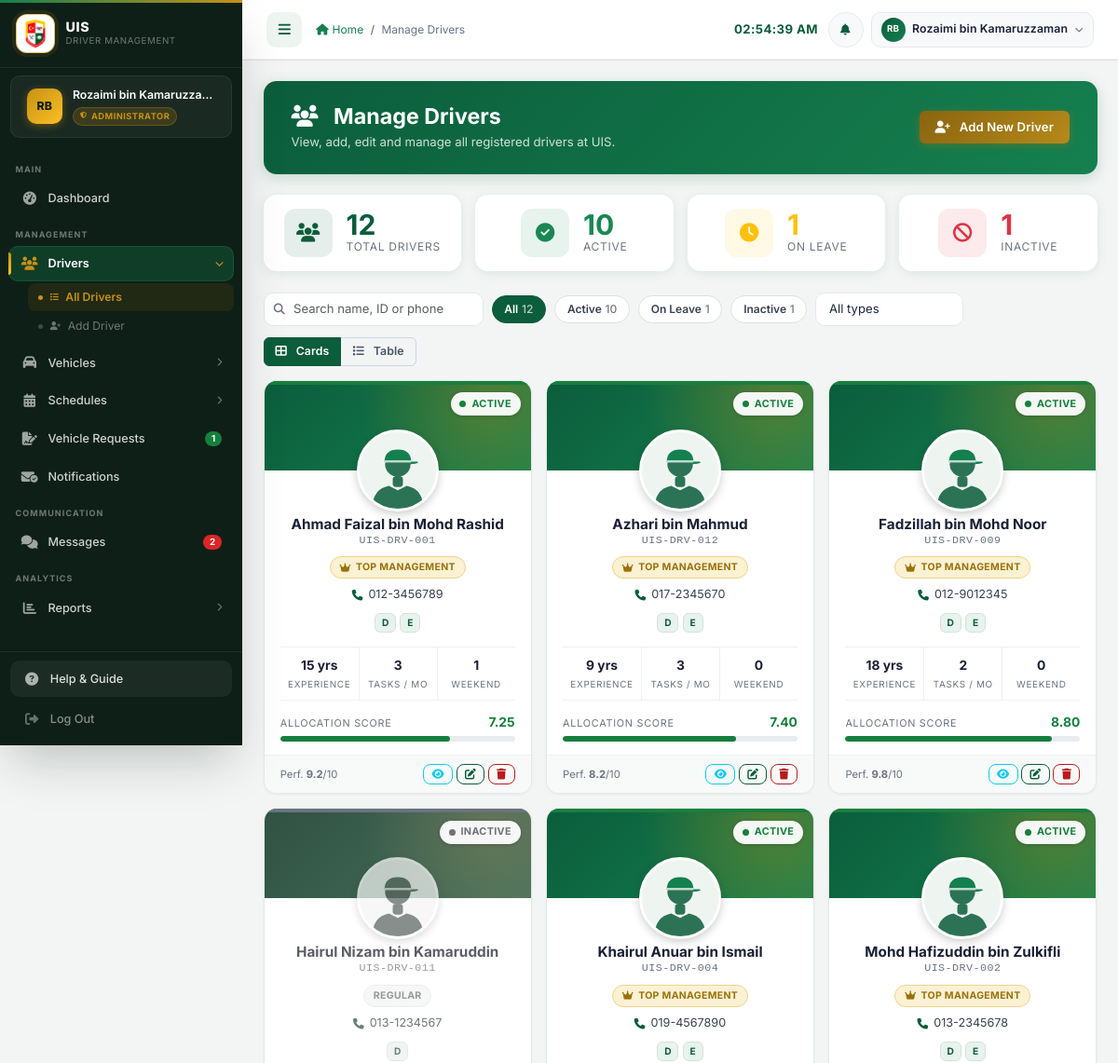
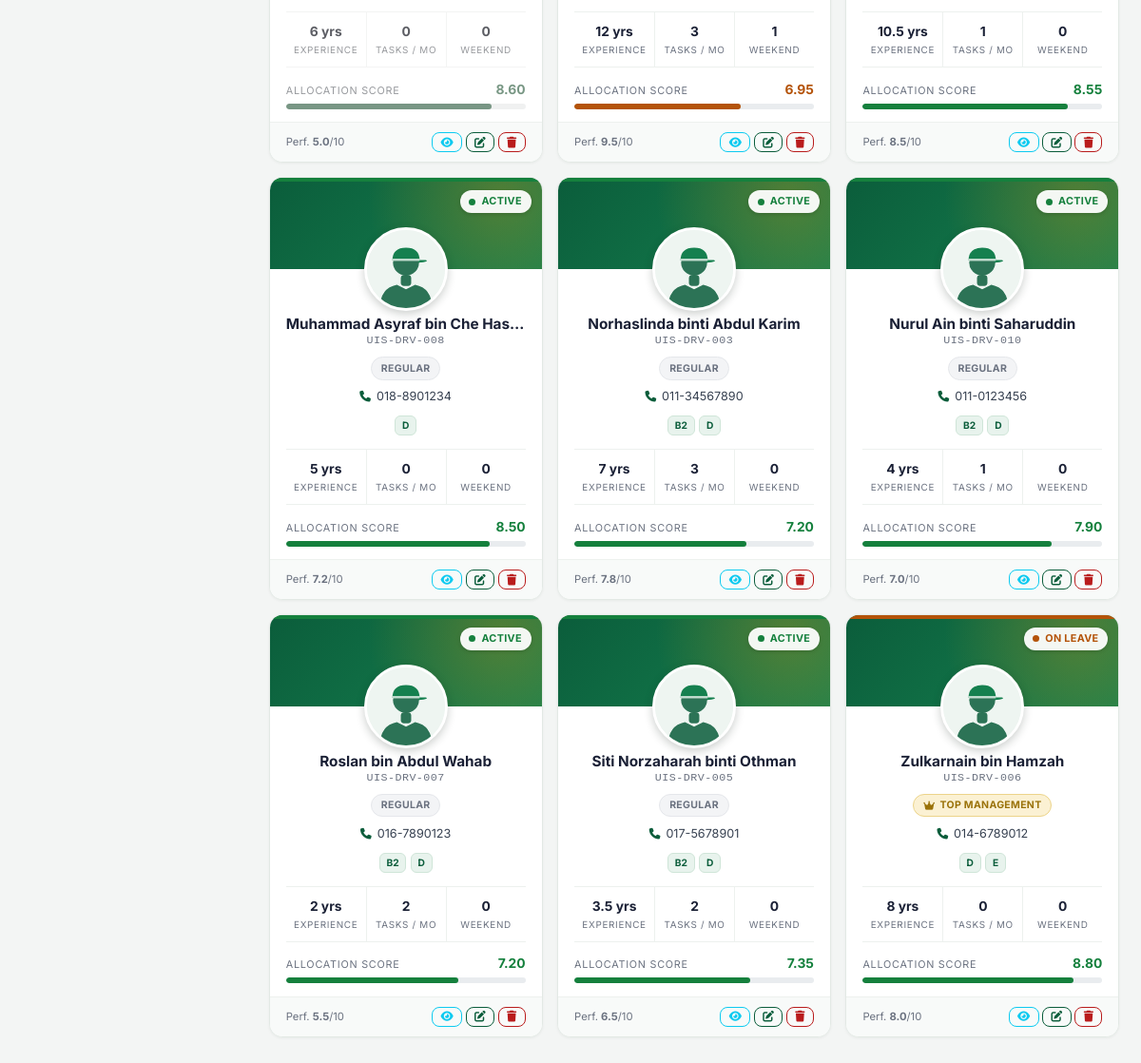
Screenshot of /admin/drivers.php (signed in) with the database file from the repository (2 pictures, top to bottom).
### tables this page shows
CREATE TABLE drivers (
    driver_id           INT             NOT NULL AUTO_INCREMENT,
    employee_id         VARCHAR(20)     NOT NULL,
    name                VARCHAR(100)    NOT NULL,
    phone               VARCHAR(20)     NULL DEFAULT NULL,
    email               VARCHAR(100)    NULL DEFAULT NULL,
    address             TEXT            NULL DEFAULT NULL,
    experience_years    DECIMAL(4,1)    NOT NULL DEFAULT 0,
    performance_score   DECIMAL(5,2)    NOT NULL DEFAULT 5.00  COMMENT '0-10 scale',
    certification_score DECIMAL(5,2)    NOT NULL DEFAULT 5.00  COMMENT '0-10 scale',
    license_number      VARCHAR(50)     NULL DEFAULT NULL,
    license_class       VARCHAR(10)     NULL DEFAULT NULL COMMENT 'comma list: B2,D,E',
    license_expiry      DATE            NULL DEFAULT NULL,
    status              ENUM('active','inactive','on_leave') NOT NULL DEFAULT 'active',
    driver_type         ENUM('top_management','regular') NOT NULL DEFAULT 'regular',
    photo               VARCHAR(255)    NULL DEFAULT NULL COMMENT 'relative path under uploads/drivers/',
    created_at          TIMESTAMP       NOT NULL DEFAULT CURRENT_TIMESTAMP,
    updated_at          TIMESTAMP       NOT NULL DEFAULT CURRENT_TIMESTAMP ON UPDATE CURRENT_TIMESTAMP,
    PRIMARY KEY (driver_id),
    UNIQUE KEY uq_drivers_employee_id (employee_id)
);

### config/database.php (called while the page is built, shortened)
<?php
function driverPhotoUrl(?string $photo): string
{
    return SITE_URL . '/assets/images/drivers/avatar.svg';
}

### admin/drivers.php (the view, shortened to what this page needs)
<?php
require_once '../config/database.php';
$result  = $conn->query("SELECT * FROM drivers ORDER BY name ASC");
$drivers = $result ? $result->fetch_all(MYSQLI_ASSOC) : [];
$total    = count($drivers);
$active   = 0;
$on_leave = 0;
$inactive = 0;
foreach ($drivers as &$d) {
    switch ($d['status']) {
        case 'active':   $active++;   break;
        case 'on_leave': $on_leave++; break;
        case 'inactive': $inactive++; break;
    }
}
?>
<!DOCTYPE html>
<html lang="en">
<head>
    <link href="https://cdn.jsdelivr.net/npm/bootstrap@5.3.0/dist/css/bootstrap.min.css" rel="stylesheet">
    <link href="https://cdnjs.cloudflare.com/ajax/libs/font-awesome/6.4.0/css/all.min.css" rel="stylesheet">
    <link href="https://cdn.datatables.net/1.13.6/css/dataTables.bootstrap5.min.css" rel="stylesheet">
    <link href="<?php echo SITE_URL; ?>/assets/css/style.css" rel="stylesheet">
</head>
<body>
<?php include '../includes/sidebar.php'; ?>
<main class="main-content p-4">
    <div class="page-header d-flex justify-content-between align-items-center flex-wrap gap-3">
        <div>
            <h1><i class="fas fa-users me-2" aria-hidden="true"></i>Manage Drivers</h1>
            <p>View, add, edit and manage all registered drivers at UIS.</p>
        </div>
        <a href="<?php echo SITE_URL; ?>/admin/add_driver.php" class="btn btn-warning fw-semibold">
            <i class="fas fa-user-plus me-1" aria-hidden="true"></i> Add New Driver
        </a>
    </div>
    <div class="row g-3 mb-4">
        <div class="col-6 col-md-3">
            <div class="card stat-card h-100 p-3">
                <div class="d-flex align-items-center gap-3">
                    <div class="stat-icon bg-primary bg-opacity-10 text-primary">
                        <i class="fas fa-users" aria-hidden="true"></i>
                    </div>
                    <div>
                        <div class="stat-value text-primary"><?php echo $total; ?></div>
                        <div class="stat-label">Total Drivers</div>
                    </div>
                </div>
            </div>
        </div>
        <div class="col-6 col-md-3">
            <div class="card stat-card h-100 p-3">
                <div class="d-flex align-items-center gap-3">
                    <div class="stat-icon bg-success bg-opacity-10 text-success">
                        <i class="fas fa-circle-check" aria-hidden="true"></i>
                    </div>
                    <div>
                        <div class="stat-value text-success"><?php echo $active; ?></div>
                        <div class="stat-label">Active</div>
                    </div>
                </div>
            </div>
        </div>
        <div class="col-6 col-md-3">
            <div class="card stat-card h-100 p-3">
                <div class="d-flex align-items-center gap-3">
                    <div class="stat-icon bg-warning bg-opacity-10 text-warning">
                        <i class="fas fa-clock" aria-hidden="true"></i>
                    </div>
                    <div>
                        <div class="stat-value text-warning"><?php echo $on_leave; ?></div>
                        <div class="stat-label">On Leave</div>
                    </div>
                </div>
            </div>
        </div>
        <div class="col-6 col-md-3">
            <div class="card stat-card h-100 p-3">
                <div class="d-flex align-items-center gap-3">
                    <div class="stat-icon bg-danger bg-opacity-10 text-danger">
                        <i class="fas fa-ban" aria-hidden="true"></i>
                    </div>
                    <div>
                        <div class="stat-value text-danger"><?php echo $inactive; ?></div>
                        <div class="stat-label">Inactive</div>
                    </div>
                </div>
            </div>
        </div>
    </div>
    <div class="vtoolbar">
        <div class="vtoolbar-left" id="cardFilters">
            <div class="vsearch">
                <i class="fas fa-magnifying-glass" aria-hidden="true"></i>
                <input type="search" id="dSearch" class="form-control form-control-sm"
                       placeholder="Search name, ID or phone" aria-label="Search drivers">
            </div>
            <button type="button" class="vchip active" data-status="all">All<span class="n"><?php echo $total; ?></span></button>
            <button type="button" class="vchip" data-status="active">Active<span class="n"><?php echo $active; ?></span></button>
            <button type="button" class="vchip" data-status="on_leave">On Leave<span class="n"><?php echo $on_leave; ?></span></button>
            <button type="button" class="vchip" data-status="inactive">Inactive<span class="n"><?php echo $inactive; ?></span></button>
            <select id="dType" class="form-select form-select-sm" style="width:auto;border-radius:10px;" aria-label="Filter by driver type">
                <option value="all">All types</option>
            </select>
        </div>
        <div class="btn-group view-toggle" role="group" aria-label="Switch view">
            <button type="button" class="btn btn-outline-secondary active" data-view="cards"><i class="fas fa-table-cells-large me-1"></i>Cards</button>
            <button type="button" class="btn btn-outline-secondary" data-view="table"><i class="fas fa-list me-1"></i>Table</button>
        </div>
    </div>
    <div id="cardsView">
        <div class="row g-3" id="driverCards">
        <?php foreach ($drivers as $d): ?>
            <?php
                $dStatusLabel = match($d['status']) {
                    'active' => 'Active', 'on_leave' => 'On Leave', 'inactive' => 'Inactive',
                    default  => ucfirst($d['status']),
                };
                $dType     = ($d['driver_type'] ?? 'regular') === 'top_management' ? 'top_management' : 'regular';
                $dScore    = max(0, min(10, (float)$d['priority_score']));
                $dScoreCol = $dScore >= 7 ? '#15803d' : ($dScore >= 5 ? '#b45309' : '#b91c1c');
                $dPhotoUrl = driverPhotoUrl($d['photo'] ?? null);
                $dFallback = driverPhotoUrl(null);
                $dLicenses = array_values(array_filter(array_map('trim', explode(',', (string)($d['license_class'] ?? '')))));
                $dSearch   = strtolower($d['name'] . ' ' . $d['employee_id'] . ' ' . $d['phone']);
                $dExp      = (float)$d['experience_years'];
                $dNameJs   = htmlspecialchars(addslashes($d['name']));
            ?>
            <div class="col-12 col-md-6 col-xl-4 col-xxl-3 dcol"
                 data-status="<?php echo htmlspecialchars($d['status']); ?>"
                 data-type="<?php echo $dType; ?>"
                 data-search="<?php echo htmlspecialchars($dSearch); ?>">
                <article class="dcard st-<?php echo htmlspecialchars($d['status']); ?>">
                    <div class="dbanner">
                        <span class="dstatus"><?php echo $dStatusLabel; ?></span>
                        <div class="davatar">
                            <img alt="" src="<?php echo htmlspecialchars($dPhotoUrl); ?>"
                                 data-fallback="<?php echo htmlspecialchars($dFallback); ?>"
                                 alt="<?php echo htmlspecialchars($d['name']); ?>"
                                 loading="lazy" decoding="async"
                                 onerror="if(!this.dataset.failed){this.dataset.failed='1';this.src=this.dataset.fallback;}">
                        </div>
                    </div>
                    <div class="dcard-body">
                        <div class="dname" title="<?php echo htmlspecialchars($d['name']); ?>"><?php echo htmlspecialchars($d['name']); ?></div>
                        <div class="did"><?php echo htmlspecialchars($d['employee_id']); ?></div>
                        <?php if ($dType === 'top_management'): ?>
                        <span class="dtype dtype-vip"><i class="fas fa-crown" aria-hidden="true"></i>Top Management</span>
                        <?php else: ?>
                        <span class="dtype dtype-regular">Regular</span>
                        <?php endif; ?>
                        <div>
                            <?php if (!empty($d['phone'])): ?>
                            <a class="dphone" href="tel:<?php echo htmlspecialchars(preg_replace('/[^\d+]/', '', $d['phone'])); ?>">
                                <i class="fas fa-phone" aria-hidden="true"></i><?php echo htmlspecialchars($d['phone']); ?>
                            </a>
                            <?php endif; ?>
                        </div>
                        <div class="dlic" aria-label="Licence classes">
                            <?php if ($dLicenses): foreach ($dLicenses as $lc): ?>
                            <span class="lic"><?php echo htmlspecialchars($lc); ?></span>
                            <?php endforeach; else: ?>
                            <span class="lic-none">No licence class</span>
                            <?php endif; ?>
                        </div>
                        <div class="dspecs">
                            <div class="dspec">
                                <div class="v"><?php echo rtrim(rtrim(number_format($dExp, 1), '0'), '.'); ?> yr<?php echo $dExp != 1 ? 's' : ''; ?></div>
                                <div class="l">Experience</div>
                            </div>
                            <div class="dspec">
                                <div class="v"><?php echo (int)$d['month_tasks']; ?></div>
                                <div class="l">Tasks / mo</div>
                            </div>
                            <div class="dspec">
                                <div class="v"><?php echo (int)$d['month_weekend']; ?></div>
                                <div class="l">Weekend</div>
                            </div>
                        </div>
                        <div class="dscore" style="--sc:<?php echo $dScoreCol; ?>"
                             title="Higher score = recommended first (fewer tasks and weekend tasks, more experience)">
                            <div class="top"><span>Allocation score</span><b><?php echo number_format($dScore, 2); ?></b></div>
                            <div class="bar" role="progressbar" aria-valuemin="0" aria-valuemax="10"
                                 aria-valuenow="<?php echo number_format($dScore, 2, '.', ''); ?>"
                                 aria-label="Allocation score"><span style="width:<?php echo round($dScore * 10, 1); ?>%"></span></div>
                        </div>
                    </div>
                    <div class="dcard-foot">
                        <span class="dfoot-note">Perf. <b><?php echo number_format((float)$d['performance_score'], 1); ?></b>/10</span>
                        <span class="dactions d-flex gap-1">
                            <button type="button" class="btn btn-outline-info" title="View Driver"
                                    onclick="viewDriver(<?php echo (int)$d['driver_id']; ?>)"
                                    aria-label="View <?php echo htmlspecialchars($d['name']); ?>"><i class="fas fa-eye" aria-hidden="true"></i></button>
                            <a href="<?php echo SITE_URL; ?>/admin/edit_driver.php?id=<?php echo (int)$d['driver_id']; ?>"
                               class="btn btn-outline-primary" title="Edit Driver"
                               aria-label="Edit <?php echo htmlspecialchars($d['name']); ?>"><i class="fas fa-pen-to-square" aria-hidden="true"></i></a>
                            <button type="button" class="btn btn-outline-danger" title="Delete Driver"
                                    onclick="confirmDelete(<?php echo (int)$d['driver_id']; ?>, '<?php echo $dNameJs; ?>')"
                                    aria-label="Delete <?php echo htmlspecialchars($d['name']); ?>"><i class="fas fa-trash" aria-hidden="true"></i></button>
                        </span>
                    </div>
                </article>
            </div>
        <?php endforeach; ?>
        </div>
    </div>
</main>
</body>
</html>

### rows the page displays
drivers: status "ACTIVE", name "Ahmad Faizal bin Mohd Rashid", employee "UIS-DRV-001", driver_type "top_management" (drawn), phone "012-3456789", license_class "D", license_class "E", experience_years "15", month_tasks "3", driver_id "1", dScore "7.25", $dScore * 10 72.5 (drawn), performance_score "9.2"
drivers: status "ACTIVE", name "Azhari bin Mahmud", employee "UIS-DRV-012", driver_type "top_management" (drawn), phone "017-2345670", license_class "D", license_class "E", experience_years "9", month_tasks "3", month_weekend "0", dScore "7.40", $dScore * 10 74 (drawn), performance_score "8.2"
drivers: status "ACTIVE", name "Fadzillah bin Mohd Noor", employee "UIS-DRV-009", driver_type "top_management" (drawn), phone "012-9012345", license_class "D", license_class "E", experience_years "18", month_tasks "2", month_weekend "0", dScore "8.80", $dScore * 10 88 (drawn), performance_score "9.8"
drivers: status "INACTIVE", name "Hairul Nizam bin Kamaruddin", employee "UIS-DRV-011", driver_type "REGULAR", phone "013-1234567", license_class "D", experience_years "6", month_tasks "0", month_weekend "0", dScore "8.60", $dScore * 10 86 (drawn), performance_score "5.0"
drivers: status "ACTIVE", name "Khairul Anuar bin Ismail", employee "UIS-DRV-004", driver_type "top_management" (drawn), phone "019-4567890", license_class "D", license_class "E", experience_years "12", month_tasks "3", month_weekend "1", dScore "6.95", $dScore * 10 69.5 (drawn), performance_score "9.5"
drivers: status "ACTIVE", name "Mohd Hafizuddin bin Zulkifli", employee "UIS-DRV-002", driver_type "top_management" (drawn), phone "013-2345678", license_class "D", license_class "E", experience_years "10.5", month_tasks "1", month_weekend "0", dScore "8.55", $dScore * 10 85.5 (drawn), performance_score "8.5"
drivers: status "ACTIVE", name "Muhammad Asyraf bin Che Has…", employee "UIS-DRV-008", driver_type "REGULAR", phone "018-8901234", license_class "D", experience_years "5", month_tasks "0", month_weekend "0", dScore "8.50", $dScore * 10 85 (drawn), performance_score "7.2"
drivers: status "ACTIVE", name "Norhaslinda binti Abdul Karim", employee "UIS-DRV-003", driver_type "REGULAR", phone "011-34567890", license_class "B2", license_class "D", experience_years "7", driver_id "3", month_weekend "0", dScore "7.20", $dScore * 10 72 (drawn), performance_score "7.8"
drivers: status "ACTIVE", name "Nurul Ain binti Saharuddin", employee "UIS-DRV-010", driver_type "REGULAR", phone "011-0123456", license_class "B2", license_class "D", experience_years "4", month_tasks "1", month_weekend "0", dScore "7.90", $dScore * 10 79 (drawn), performance_score "7.0"
drivers: status "ACTIVE", name "Roslan bin Abdul Wahab", employee "UIS-DRV-007", driver_type "REGULAR", phone "016-7890123", license_class "B2", license_class "D", experience_years "2", month_tasks "2", month_weekend "0", dScore "7.20", $dScore * 10 72 (drawn), performance_score "5.5"
drivers: status "ACTIVE", name "Siti Norzaharah binti Othman", employee "UIS-DRV-005", driver_type "REGULAR", phone "017-5678901", license_class "B2", license_class "D", experience_years "3.5", month_tasks "2", month_weekend "0", dScore "7.35", $dScore * 10 73.5 (drawn), performance_score "6.5"
drivers: status "ON LEAVE", name "Zulkarnain bin Hamzah", employee "UIS-DRV-006", driver_type "top_management" (drawn), phone "014-6789012", license_class "D", license_class "E", experience_years "8", month_tasks "0", month_weekend "0", dScore "8.80", $dScore * 10 88 (drawn), performance_score "8.0"

### other values shown
$initials "RB"
$full_name "Rozaimi bin Kamaruzza…"
$role_label "ADMINISTRATOR"
$_approved_requests "1"
$_unread_msgs "2"
$page_title "Manage Drivers"
$full_name "Rozaimi bin Kamaruzzaman"
$total "12"
$active "10"
$on_leave "1"
$inactive "1"
